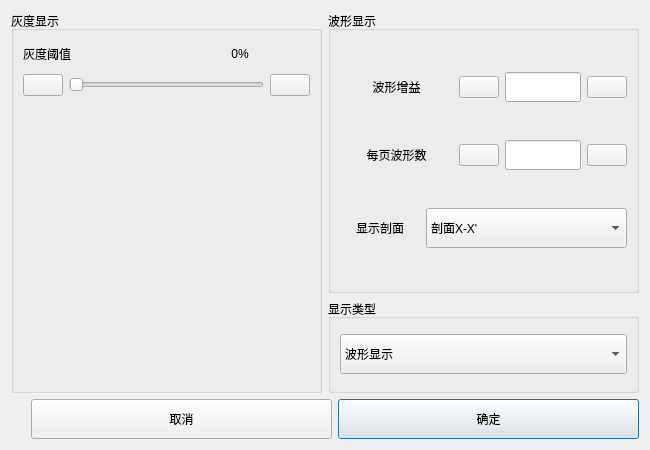
<?xml version="1.0" encoding="UTF-8"?>
<ui version="4.0">
 <class>ShowConf</class>
 <widget class="QWidget" name="ShowConf">
  <property name="geometry">
   <rect>
    <x>0</x>
    <y>0</y>
    <width>650</width>
    <height>450</height>
   </rect>
  </property>
  <property name="windowTitle">
   <string>Dialog</string>
  </property>
  <layout class="QVBoxLayout" name="verticalLayout_4" stretch="0,0">
   <item>
    <layout class="QHBoxLayout" name="horizontalLayout_2" stretch="1,1">
     <item>
      <widget class="QGroupBox" name="gBGrayShow">
       <property name="title">
        <string>灰度显示</string>
       </property>
       <layout class="QVBoxLayout" name="verticalLayout" stretch="1,1,10">
        <item>
         <layout class="QHBoxLayout" name="horizontalLayout">
          <item>
           <widget class="QLabel" name="label">
            <property name="minimumSize">
             <size>
              <width>0</width>
              <height>20</height>
             </size>
            </property>
            <property name="text">
             <string>灰度阈值</string>
            </property>
           </widget>
          </item>
          <item>
           <widget class="QLabel" name="labelGrayLimen">
            <property name="minimumSize">
             <size>
              <width>0</width>
              <height>20</height>
             </size>
            </property>
            <property name="text">
             <string>0%</string>
            </property>
            <property name="alignment">
             <set>Qt::AlignCenter</set>
            </property>
           </widget>
          </item>
         </layout>
        </item>
        <item>
         <layout class="QHBoxLayout" name="horizontalLayout_5">
          <item>
           <widget class="QPushButton" name="btnThresholdPre">
            <property name="text">
             <string/>
            </property>
            <property name="icon">
             <iconset resource="../png.qrc">
              <normaloff>:/png/png toolbar/Kombine_toolbar_007.png</normaloff>:/png/png toolbar/Kombine_toolbar_007.png</iconset>
            </property>
            <property name="iconSize">
             <size>
              <width>40</width>
              <height>40</height>
             </size>
            </property>
           </widget>
          </item>
          <item>
           <widget class="QSlider" name="sliderGray">
            <property name="minimumSize">
             <size>
              <width>0</width>
              <height>20</height>
             </size>
            </property>
            <property name="maximum">
             <number>100</number>
            </property>
            <property name="orientation">
             <enum>Qt::Horizontal</enum>
            </property>
           </widget>
          </item>
          <item>
           <widget class="QPushButton" name="btnThresholdNext">
            <property name="text">
             <string/>
            </property>
            <property name="icon">
             <iconset resource="../png.qrc">
              <normaloff>:/png/png toolbar/Kombine_toolbar_025.png</normaloff>:/png/png toolbar/Kombine_toolbar_025.png</iconset>
            </property>
            <property name="iconSize">
             <size>
              <width>40</width>
              <height>40</height>
             </size>
            </property>
           </widget>
          </item>
         </layout>
        </item>
        <item>
         <widget class="QLabel" name="picGrayDemo">
          <property name="minimumSize">
           <size>
            <width>0</width>
            <height>0</height>
           </size>
          </property>
          <property name="text">
           <string/>
          </property>
          <property name="alignment">
           <set>Qt::AlignCenter</set>
          </property>
         </widget>
        </item>
       </layout>
      </widget>
     </item>
     <item>
      <layout class="QVBoxLayout" name="verticalLayout_3" stretch="3,1">
       <item>
        <widget class="QGroupBox" name="gBWaveShow">
         <property name="title">
          <string>波形显示</string>
         </property>
         <layout class="QVBoxLayout" name="verticalLayout_5">
          <item>
           <layout class="QHBoxLayout" name="horizontalLayout_3" stretch="3,1,2,1">
            <item>
             <widget class="QLabel" name="label_3">
              <property name="text">
               <string>波形增益</string>
              </property>
              <property name="alignment">
               <set>Qt::AlignCenter</set>
              </property>
             </widget>
            </item>
            <item>
             <widget class="QPushButton" name="btnScalePre">
              <property name="text">
               <string/>
              </property>
              <property name="icon">
               <iconset resource="../png.qrc">
                <normaloff>:/png/png toolbar/Kombine_toolbar_007.png</normaloff>:/png/png toolbar/Kombine_toolbar_007.png</iconset>
              </property>
              <property name="iconSize">
               <size>
                <width>40</width>
                <height>40</height>
               </size>
              </property>
             </widget>
            </item>
            <item>
             <widget class="QLineEdit" name="lEditWaveScale">
              <property name="minimumSize">
               <size>
                <width>0</width>
                <height>30</height>
               </size>
              </property>
             </widget>
            </item>
            <item>
             <widget class="QPushButton" name="btnScaleNext">
              <property name="text">
               <string/>
              </property>
              <property name="icon">
               <iconset resource="../png.qrc">
                <normaloff>:/png/png toolbar/Kombine_toolbar_025.png</normaloff>:/png/png toolbar/Kombine_toolbar_025.png</iconset>
              </property>
              <property name="iconSize">
               <size>
                <width>40</width>
                <height>40</height>
               </size>
              </property>
             </widget>
            </item>
           </layout>
          </item>
          <item>
           <layout class="QHBoxLayout" name="horizontalLayout_12" stretch="3,1,2,1">
            <item>
             <widget class="QLabel" name="label_8">
              <property name="text">
               <string>每页波形数</string>
              </property>
              <property name="alignment">
               <set>Qt::AlignCenter</set>
              </property>
             </widget>
            </item>
            <item>
             <widget class="QPushButton" name="btnWaveCountPre">
              <property name="text">
               <string/>
              </property>
              <property name="icon">
               <iconset resource="../png.qrc">
                <normaloff>:/png/png toolbar/Kombine_toolbar_007.png</normaloff>:/png/png toolbar/Kombine_toolbar_007.png</iconset>
              </property>
              <property name="iconSize">
               <size>
                <width>40</width>
                <height>40</height>
               </size>
              </property>
             </widget>
            </item>
            <item>
             <widget class="QLineEdit" name="lEditWaveCount">
              <property name="minimumSize">
               <size>
                <width>0</width>
                <height>30</height>
               </size>
              </property>
             </widget>
            </item>
            <item>
             <widget class="QPushButton" name="btnWaveCountNext">
              <property name="text">
               <string/>
              </property>
              <property name="icon">
               <iconset resource="../png.qrc">
                <normaloff>:/png/png toolbar/Kombine_toolbar_025.png</normaloff>:/png/png toolbar/Kombine_toolbar_025.png</iconset>
              </property>
              <property name="iconSize">
               <size>
                <width>40</width>
                <height>40</height>
               </size>
              </property>
             </widget>
            </item>
           </layout>
          </item>
          <item>
           <layout class="QHBoxLayout" name="horizontalLayout_6" stretch="2,5">
            <item>
             <widget class="QLabel" name="label_5">
              <property name="text">
               <string>显示剖面</string>
              </property>
              <property name="alignment">
               <set>Qt::AlignCenter</set>
              </property>
             </widget>
            </item>
            <item>
             <widget class="QComboBox" name="comboProfiles">
              <property name="minimumSize">
               <size>
                <width>0</width>
                <height>40</height>
               </size>
              </property>
              <item>
               <property name="text">
                <string>剖面X-X'</string>
               </property>
              </item>
              <item>
               <property name="text">
                <string>剖面Y-Y’</string>
               </property>
              </item>
              <item>
               <property name="text">
                <string>全选</string>
               </property>
              </item>
             </widget>
            </item>
           </layout>
          </item>
         </layout>
        </widget>
       </item>
       <item>
        <widget class="QGroupBox" name="gBShowMode">
         <property name="title">
          <string>显示类型</string>
         </property>
         <layout class="QVBoxLayout" name="verticalLayout_2">
          <item>
           <widget class="QComboBox" name="comboShowMode">
            <property name="minimumSize">
             <size>
              <width>0</width>
              <height>40</height>
             </size>
            </property>
            <item>
             <property name="text">
              <string>波形显示</string>
             </property>
            </item>
            <item>
             <property name="text">
              <string>灰度显示</string>
             </property>
            </item>
           </widget>
          </item>
         </layout>
        </widget>
       </item>
      </layout>
     </item>
    </layout>
   </item>
   <item>
    <layout class="QHBoxLayout" name="horizontalLayout_9">
     <item>
      <layout class="QHBoxLayout" name="horizontalLayout_7">
       <property name="leftMargin">
        <number>20</number>
       </property>
       <property name="rightMargin">
        <number>0</number>
       </property>
       <item>
        <widget class="QPushButton" name="btnReject">
         <property name="minimumSize">
          <size>
           <width>0</width>
           <height>40</height>
          </size>
         </property>
         <property name="text">
          <string>取消</string>
         </property>
        </widget>
       </item>
       <item>
        <widget class="QPushButton" name="btnAccept">
         <property name="minimumSize">
          <size>
           <width>0</width>
           <height>40</height>
          </size>
         </property>
         <property name="text">
          <string>确定</string>
         </property>
         <property name="default">
          <bool>true</bool>
         </property>
        </widget>
       </item>
      </layout>
     </item>
    </layout>
   </item>
  </layout>
 </widget>
 <resources>
  <include location="../png.qrc"/>
 </resources>
 <connections>
  <connection>
   <sender>sliderGray</sender>
   <signal>sliderMoved(int)</signal>
   <receiver>labelGrayLimen</receiver>
   <slot>setNum(int)</slot>
   <hints>
    <hint type="sourcelabel">
     <x>91</x>
     <y>60</y>
    </hint>
    <hint type="destinationlabel">
     <x>122</x>
     <y>40</y>
    </hint>
   </hints>
  </connection>
 </connections>
</ui>
